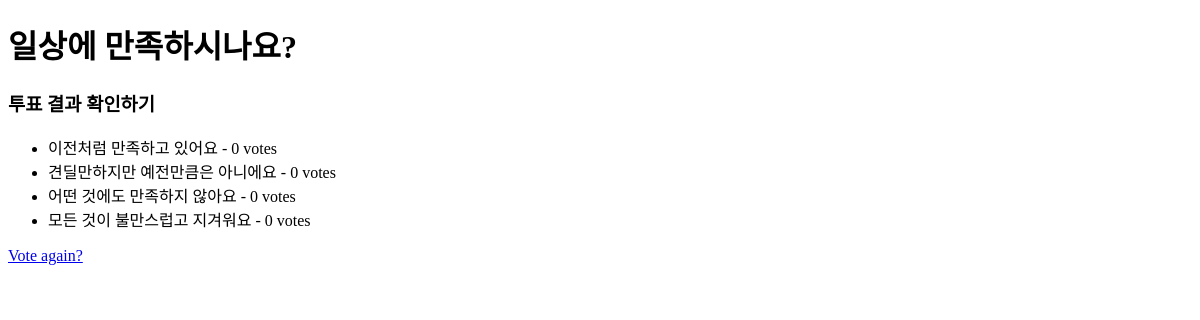
The app's page /polls/3/results/, older data.
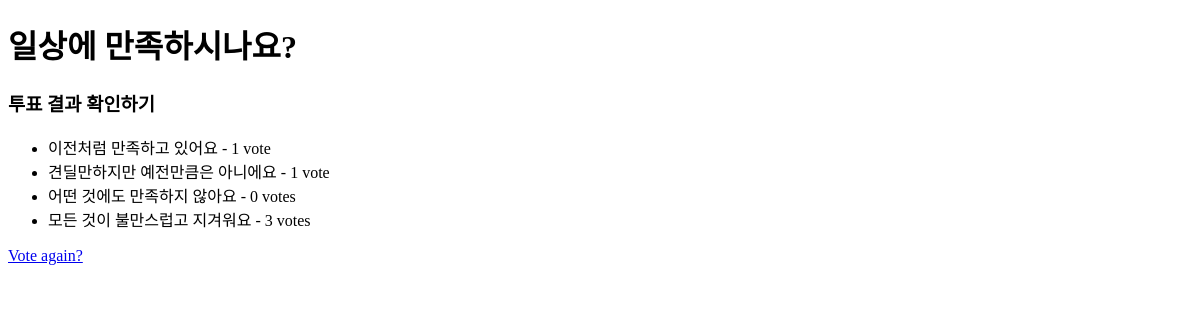
The same page, newer data.
### polls/models.py (models this page shows, shortened)
class Choice(models.Model):
    question_id = models.ForeignKey(Question, on_delete=models.CASCADE)
    choice_text = models.CharField(max_length=200)
    votes = models.IntegerField(default=0)

### polls/views.py (the view)
# urls.py: path('<int:question_id>/results/', views.results, name='result'),
def results(request, question_id):
        question = get_object_or_404(Question, pk=question_id)
        return render(request, 'polls/results.html', {'question': question})

### polls/templates/polls/results.html (shortened to what this page needs)
<!DOCTYPE html>
<html lang="en">
<head>
</head>
<body>
<h1> {{ question.question_text }}</h1>
<h3> 투표 결과 확인하기 </h3>
<ul>
{% for choice in question.choice_set.all %}
    <li>{{ choice.choice_text }} - {{ choice.votes }} vote{{ choice.votes|pluralize }}</li>
{% endfor %}
</ul>
<a href="{% url 'polls:detail' question.id %}">Vote again?</a>
</body>
</html>

Row changes from the older to the newer data that the page shows:
changed Choice "이전처럼 만족하고 있어요": votes "0" → "1"
changed Choice "견딜만하지만 예전만큼은 아니에요": votes "0" → "1"
changed Choice "모든 것이 불만스럽고 지겨워요": votes "0" → "3"
